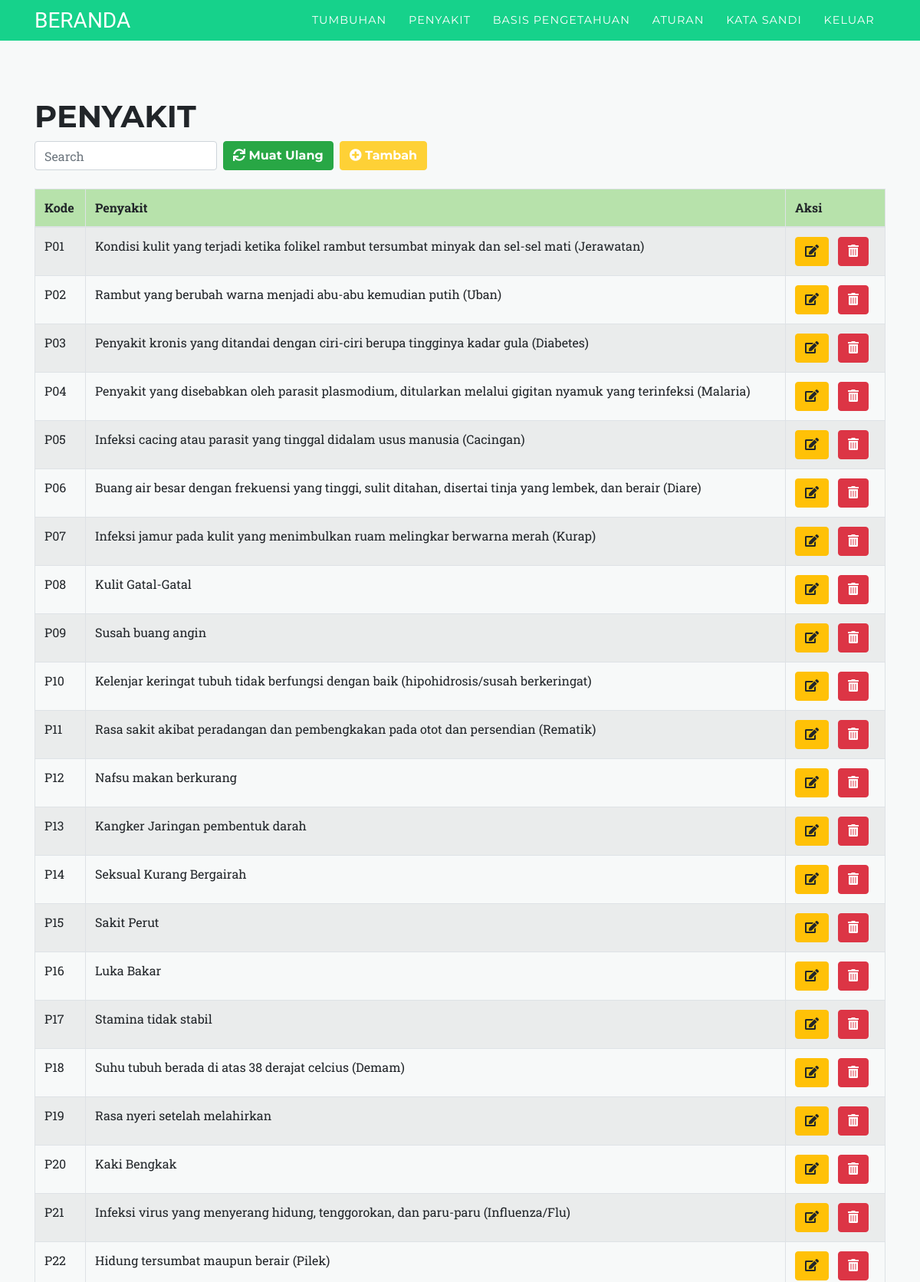
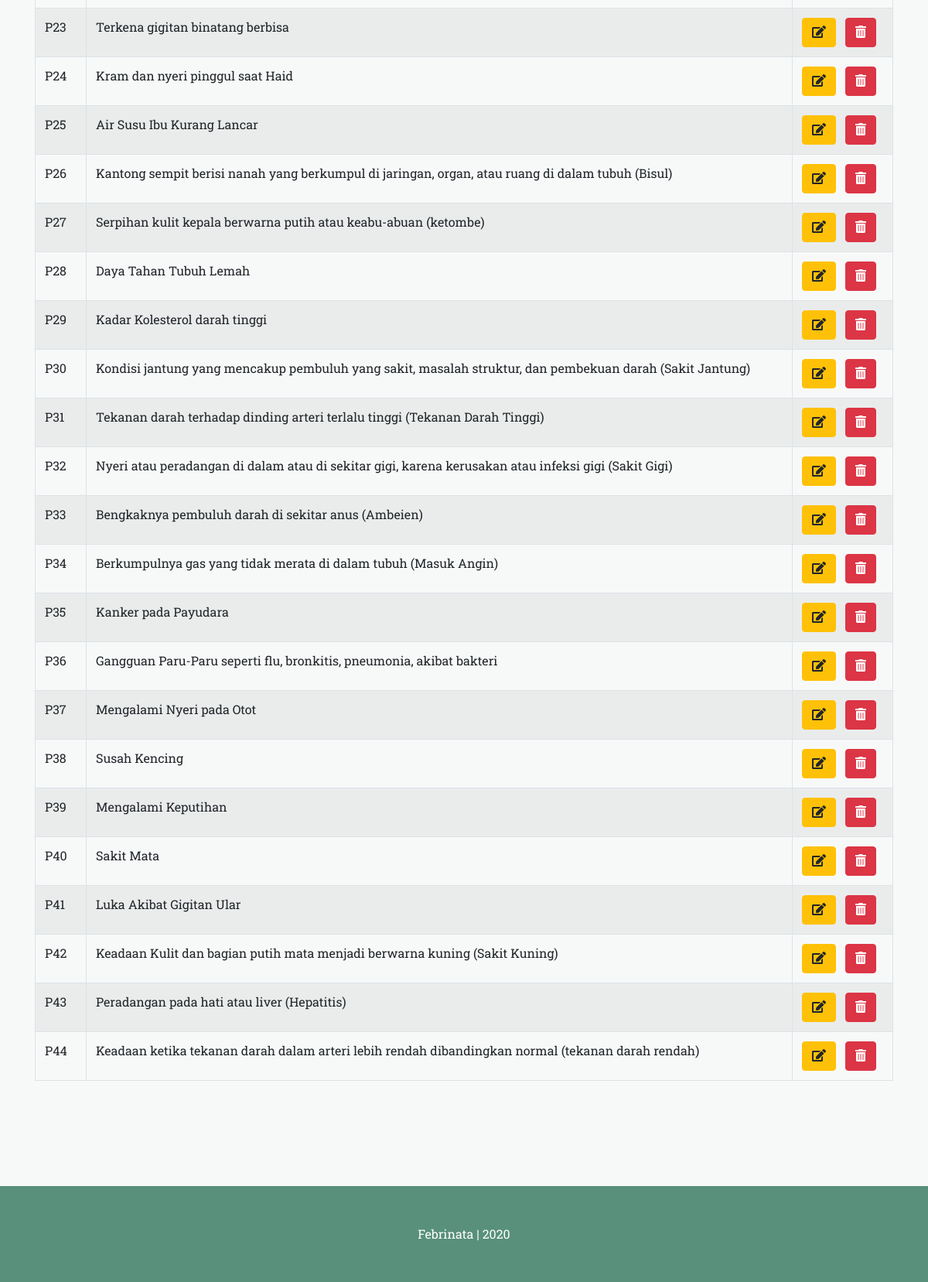
The page /index.php?m=penyakit (signed in) on the database its author committed (2 pictures, top to bottom).
### tables this page shows
CREATE TABLE `penyakit` (
  `kode_penyakit` varchar(16) NOT NULL,
  `nama_penyakit` varchar(255) DEFAULT NULL
);

### bahasa_indonesia.php (called while the page is built, shortened)
<?php
$lang_menu_kode = "Kode";
$lang_menu_aksi = "Aksi";
$lang_menu_penyakit = "Penyakit";
$lang_menu_indication = "PENYAKIT";
$lang_menu_pencarian = "Search ";
$lang_menu_refresh = "Muat Ulang";
$lang_menu_tambah = "Tambah";
?>

### functions.php (called while the page is built, shortened)
<?php
$config["server"]='localhost';
$config["username"]='root';
$config["password"]='';
$config["database_name"]='dbtum';
include'includes/db.php';
$db = new DB($config['server'], $config['username'], $config['password'], $config['database_name']);
include'includes/general.php';

### includes/general.php (called while the page is built, shortened)
<?php
function esc_field($str){
    if (!get_magic_quotes_gpc())
        return addslashes($str);
    else
        return $str;
}

### includes/db.php (called while the page is built, shortened)
<?php
class DB{
    var $conn = null;
    public function __construct($host, $username, $passwd, $dbname){
        $this->conn = mysqli_connect($host, $username, $passwd, $dbname);
    }
    public function query($sql){
        $query = mysqli_query($this->conn, $sql) or die('<pre>Error mysqli_query: ' . mysqli_error($this->conn) . '<br />' . $sql . '</pre>');
        return $query;
    }
    public function get_results($sql){
        $query = $this->query($sql);
        $arr = array();
        while($row = mysqli_fetch_object($query)){
            $arr[] = $row;
        }
        return $arr;
    }
}

### penyakit.php (the view, shortened to what this page needs)
<br><br><br>
<div class="page-header">
    <h1><?php echo $lang_menu_indication;?></h1>
</div>
<div class="panel panel-default">
    <div class="panel-heading">
        <form class="form-inline">
            <div class="form-group">
                <input class="form-control" type="text" placeholder="<?php echo $lang_menu_pencarian;?>" name="q" value="<?=$_GET['q']?>" />
            </div>&nbsp;&nbsp;
            <div class="form-group">
                <button class="btn btn-success"><i class="fa fa-refresh" aria-hidden="true"></i> <?php echo $lang_menu_refresh;?></button>
            </div>&nbsp;&nbsp;
            <div class="form-group">
                <a class="btn btn-primary" href="?m=penyakit_tambah"><i class="fa fa-plus-circle" aria-hidden="true"></i> <?php echo $lang_menu_tambah;?></a>
            </div>
        </form>
    </div><br>
    <div class="table-responsive">
        <table class="table table-bordered table-hover table-striped">
            <thead>
                <tr style="background: #B7E2AB; padding: 30px; border-radius: 10px;" class="container-fluid">
                <th><?php echo $lang_menu_kode;?></th>
                <th><?php echo $lang_menu_penyakit;?></th>
                <th><?php echo $lang_menu_aksi;?></th>
                </tr>
            </thead>
            <?php
            $q = esc_field($_GET['q']);
            $rows = $db->get_results("SELECT * FROM penyakit
            WHERE kode_penyakit LIKE '%$q%' OR nama_penyakit LIKE '%$q%'
            ORDER BY kode_penyakit");
            foreach($rows as $row):?>
            <tr>
                <td class="danger"><?=$row->kode_penyakit ?></td>
                <td class="info"><?=$row->nama_penyakit?></td>
                <td class="success" style="width: 130px;">
                    <a class="btn btn-xs btn-warning" href="?m=penyakit_ubah&ID=<?=$row->kode_penyakit?>"><i class="fa fa-edit"aria-hidden="true"></i></a>
                    <a class="btn btn-xs btn-danger" href="aksi.php?act=penyakit_hapus&ID=<?=$row->kode_penyakit?>" onclick="return confirm('Hapus data?')"><i class="fa fa-trash-alt" aria-hidden="true"></i></a>
                </td>
            </tr>
            <?php endforeach;?>
        </table>
    </div>
</div>

### biodata/css/modern-business.css (style rules this page uses)
body { padding-top: 56px; }

### rows shown on the page
penyakit: kode_penyakit "P01", nama_penyakit "Kondisi kulit yang terjadi ketika folikel rambut tersumbat minyak dan sel-sel mati (Jerawatan)"
penyakit: kode_penyakit "P02", nama_penyakit "Rambut yang berubah warna menjadi abu-abu kemudian putih (Uban)"
penyakit: kode_penyakit "P03", nama_penyakit "Penyakit kronis yang ditandai dengan ciri-ciri berupa tingginya kadar gula (Diabetes)"
penyakit: kode_penyakit "P04", nama_penyakit "Penyakit yang disebabkan oleh parasit plasmodium, ditularkan melalui gigitan nyamuk yang terinfeksi (Malaria)"
penyakit: kode_penyakit "P05", nama_penyakit "Infeksi cacing atau parasit yang tinggal didalam usus manusia (Cacingan)"
penyakit: kode_penyakit "P06", nama_penyakit "Buang air besar dengan frekuensi yang tinggi, sulit ditahan, disertai tinja yang lembek, dan berair (Diare)"
penyakit: kode_penyakit "P07", nama_penyakit "Infeksi jamur pada kulit yang menimbulkan ruam melingkar berwarna merah (Kurap)"
penyakit: kode_penyakit "P08", nama_penyakit "Kulit Gatal-Gatal"
penyakit: kode_penyakit "P09", nama_penyakit "Susah buang angin"
penyakit: kode_penyakit "P10", nama_penyakit "Kelenjar keringat tubuh tidak berfungsi dengan baik (hipohidrosis/susah berkeringat)"
penyakit: kode_penyakit "P11", nama_penyakit "Rasa sakit akibat peradangan dan pembengkakan pada otot dan persendian (Rematik)"
penyakit: kode_penyakit "P12", nama_penyakit "Nafsu makan berkurang"
penyakit: kode_penyakit "P13", nama_penyakit "Kangker Jaringan pembentuk darah"
penyakit: kode_penyakit "P14", nama_penyakit "Seksual Kurang Bergairah"
penyakit: kode_penyakit "P15", nama_penyakit "Sakit Perut"
penyakit: kode_penyakit "P16", nama_penyakit "Luka Bakar"
penyakit: kode_penyakit "P17", nama_penyakit "Stamina tidak stabil"
penyakit: kode_penyakit "P18", nama_penyakit "Suhu tubuh berada di atas 38 derajat celcius (Demam)"
penyakit: kode_penyakit "P19", nama_penyakit "Rasa nyeri setelah melahirkan"
penyakit: kode_penyakit "P20", nama_penyakit "Kaki Bengkak"
penyakit: kode_penyakit "P21", nama_penyakit "Infeksi virus yang menyerang hidung, tenggorokan, dan paru-paru (Influenza/Flu)"
penyakit: kode_penyakit "P22", nama_penyakit "Hidung tersumbat maupun berair (Pilek)"
penyakit: kode_penyakit "P23", nama_penyakit "Terkena gigitan binatang berbisa"
penyakit: kode_penyakit "P24", nama_penyakit "Kram dan nyeri pinggul saat Haid"
penyakit: kode_penyakit "P25", nama_penyakit "Air Susu Ibu Kurang Lancar"
penyakit: kode_penyakit "P26", nama_penyakit "Kantong sempit berisi nanah yang berkumpul di jaringan, organ, atau ruang di dalam tubuh (Bisul)"
penyakit: kode_penyakit "P27", nama_penyakit "Serpihan kulit kepala berwarna putih atau keabu-abuan (ketombe)"
penyakit: kode_penyakit "P28", nama_penyakit "Daya Tahan Tubuh Lemah"
penyakit: kode_penyakit "P29", nama_penyakit "Kadar Kolesterol darah tinggi"
penyakit: kode_penyakit "P30", nama_penyakit "Kondisi jantung yang mencakup pembuluh yang sakit, masalah struktur, dan pembekuan darah (Sakit Jantung)"
penyakit: kode_penyakit "P31", nama_penyakit "Tekanan darah terhadap dinding arteri terlalu tinggi (Tekanan Darah Tinggi)"
penyakit: kode_penyakit "P32", nama_penyakit "Nyeri atau peradangan di dalam atau di sekitar gigi, karena kerusakan atau infeksi gigi (Sakit Gigi)"
penyakit: kode_penyakit "P33", nama_penyakit "Bengkaknya pembuluh darah di sekitar anus (Ambeien)"
penyakit: kode_penyakit "P34", nama_penyakit "Berkumpulnya gas yang tidak merata di dalam tubuh (Masuk Angin)"
penyakit: kode_penyakit "P35", nama_penyakit "Kanker pada Payudara"
penyakit: kode_penyakit "P36", nama_penyakit "Gangguan Paru-Paru seperti flu, bronkitis, pneumonia, akibat bakteri"
penyakit: kode_penyakit "P37", nama_penyakit "Mengalami Nyeri pada Otot"
penyakit: kode_penyakit "P38", nama_penyakit "Susah Kencing"
penyakit: kode_penyakit "P39", nama_penyakit "Mengalami Keputihan"
penyakit: kode_penyakit "P40", nama_penyakit "Sakit Mata"
penyakit: kode_penyakit "P41", nama_penyakit "Luka Akibat Gigitan Ular"
penyakit: kode_penyakit "P42", nama_penyakit "Keadaan Kulit dan bagian putih mata menjadi berwarna kuning (Sakit Kuning)"
penyakit: kode_penyakit "P43", nama_penyakit "Peradangan pada hati atau liver (Hepatitis)"
penyakit: kode_penyakit "P44", nama_penyakit "Keadaan ketika tekanan darah dalam arteri lebih rendah dibandingkan normal (tekanan darah rendah)"

### other values the page prints
$lang_judul "BERANDA"
$lang_menu_pest "TUMBUHAN"
$lang_menu_indication "PENYAKIT"
$lang_menu_knowledgebased "BASIS PENGETAHUAN"
$lang_menu_rules "ATURAN"
$lang_menu_password "KATA SANDI"
$lang_menu_logout "KELUAR"
$lang_menu_refresh "Muat Ulang"
$lang_menu_tambah "Tambah"
$lang_menu_kode "Kode"
$lang_menu_penyakit "Penyakit"
$lang_menu_aksi "Aksi"
$lang_menu_footer "Febrinata | 2020"
